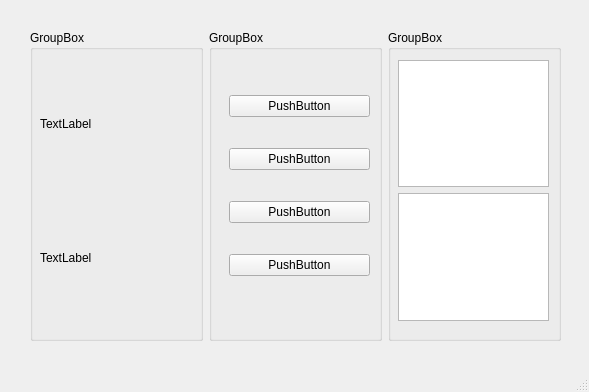
<?xml version="1.0" encoding="UTF-8"?>
<ui version="4.0">
 <class>MainWindow</class>
 <widget class="QMainWindow" name="MainWindow">
  <property name="geometry">
   <rect>
    <x>0</x>
    <y>0</y>
    <width>589</width>
    <height>392</height>
   </rect>
  </property>
  <property name="windowTitle">
   <string>MainWindow</string>
  </property>
  <widget class="QWidget" name="centralwidget">
   <widget class="QWidget" name="">
    <property name="geometry">
     <rect>
      <x>30</x>
      <y>30</y>
      <width>531</width>
      <height>311</height>
     </rect>
    </property>
    <layout class="QHBoxLayout" name="horizontalLayout">
     <item>
      <widget class="QGroupBox" name="groupBox">
       <property name="title">
        <string>GroupBox</string>
       </property>
       <widget class="QWidget" name="">
        <property name="geometry">
         <rect>
          <x>10</x>
          <y>30</y>
          <width>151</width>
          <height>261</height>
         </rect>
        </property>
        <layout class="QVBoxLayout" name="verticalLayout">
         <item>
          <widget class="QLabel" name="label">
           <property name="text">
            <string>TextLabel</string>
           </property>
          </widget>
         </item>
         <item>
          <widget class="QLabel" name="label_2">
           <property name="text">
            <string>TextLabel</string>
           </property>
          </widget>
         </item>
        </layout>
       </widget>
      </widget>
     </item>
     <item>
      <widget class="QGroupBox" name="groupBox_2">
       <property name="title">
        <string>GroupBox</string>
       </property>
       <widget class="QWidget" name="">
        <property name="geometry">
         <rect>
          <x>20</x>
          <y>40</y>
          <width>141</width>
          <height>231</height>
         </rect>
        </property>
        <layout class="QVBoxLayout" name="verticalLayout_2">
         <item>
          <widget class="PushButton" name="pushButton">
           <property name="text">
            <string>PushButton</string>
           </property>
          </widget>
         </item>
         <item>
          <widget class="PushButton" name="pushButton_2">
           <property name="text">
            <string>PushButton</string>
           </property>
          </widget>
         </item>
         <item>
          <widget class="PushButton" name="pushButton_3">
           <property name="text">
            <string>PushButton</string>
           </property>
          </widget>
         </item>
         <item>
          <widget class="PushButton" name="pushButton_4">
           <property name="text">
            <string>PushButton</string>
           </property>
          </widget>
         </item>
        </layout>
       </widget>
      </widget>
     </item>
     <item>
      <widget class="QGroupBox" name="groupBox_3">
       <property name="title">
        <string>GroupBox</string>
       </property>
       <widget class="QWidget" name="">
        <property name="geometry">
         <rect>
          <x>10</x>
          <y>30</y>
          <width>151</width>
          <height>261</height>
         </rect>
        </property>
        <layout class="QVBoxLayout" name="verticalLayout_3">
         <item>
          <widget class="QTextEdit" name="textEdit"/>
         </item>
         <item>
          <widget class="QTextEdit" name="textEdit_2"/>
         </item>
        </layout>
       </widget>
      </widget>
     </item>
    </layout>
   </widget>
  </widget>
  <widget class="QMenuBar" name="menubar">
   <property name="geometry">
    <rect>
     <x>0</x>
     <y>0</y>
     <width>589</width>
     <height>23</height>
    </rect>
   </property>
  </widget>
  <widget class="QStatusBar" name="statusbar"/>
 </widget>
 <customwidgets>
  <customwidget>
   <class>PushButton</class>
   <extends>QPushButton</extends>
   <header>qfluentwidgets</header>
  </customwidget>
 </customwidgets>
 <resources/>
 <connections/>
</ui>
